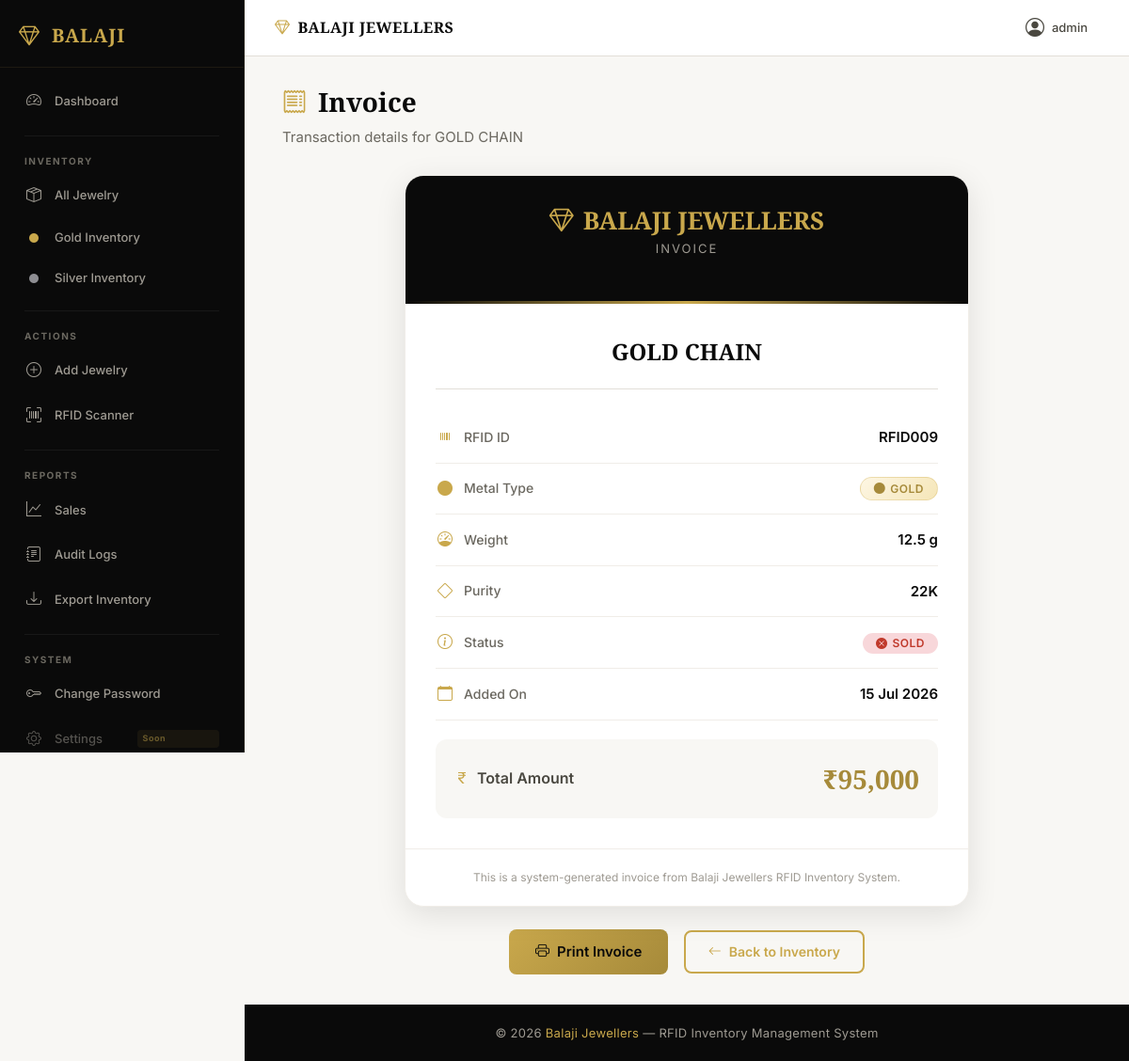
Page /bill/4 (signed in) on the committed database.
### app.py (models this page shows)
class Admin(UserMixin, db.Model):
    id = db.Column(db.Integer, primary_key=True)
    username = db.Column(db.String(100), unique=True, nullable=False)
    password = db.Column(db.String(255), nullable=False)

class Jewelry(db.Model):
    id = db.Column(db.Integer, primary_key=True)
    rfid_id = db.Column(db.String(100), unique=True)
    ornament_name = db.Column(db.String(100))
    weight = db.Column(db.Float)
    purity = db.Column(db.String(20))
    price = db.Column(db.Float)
    status = db.Column(db.String(20))
    metal_type = db.Column(db.String(20), default="Gold")
    created_at = db.Column(db.DateTime, default=datetime.utcnow)
    updated_at = db.Column(db.DateTime, default=datetime.utcnow, onupdate=datetime.utcnow)

### app.py (the view)
@app.route("/bill/<int:id>")
@login_required
def bill(id):
    item = db.session.get(Jewelry, id)
    if not item:
        flash("Item not found.", "error")
        return redirect("/inventory")
    return render_template("bill.html", item=item)

### app.py (called while the page is built)
@login_manager.user_loader
def load_user(user_id):
    return db.session.get(Admin, int(user_id))

### templates/bill.html
{% extends 'base.html' %}
{% block content %}
<div class="page-header animate-fade-in">
    <h1><i class="bi bi-receipt"></i> Invoice</h1>
    <p>Transaction details for {{ item.ornament_name }}</p>
</div>
<div class="invoice-card animate-fade-in-delay-1">
    <div class="invoice-header">
        <h1><i class="bi bi-gem"></i> BALAJI JEWELLERS</h1>
        <p>Invoice</p>
    </div>
    <div class="invoice-body">
        <div class="invoice-item-name">{{ item.ornament_name }}</div>
        <div class="invoice-row">
            <span class="invoice-row-label"><i class="bi bi-upc"></i> RFID ID</span>
            <span class="invoice-row-value">{{ item.rfid_id }}</span>
        </div>
        <div class="invoice-row">
            <span class="invoice-row-label"><i class="bi bi-circle-fill {% if item.metal_type == 'Gold' %}text-gold{% else %}text-silver{% endif %}"></i> Metal Type</span>
            <span class="invoice-row-value">
                {% if item.metal_type == "Gold" %}
                <span class="badge badge-gold"><i class="bi bi-circle-fill"></i> Gold</span>
                {% else %}
                <span class="badge badge-silver"><i class="bi bi-circle-fill"></i> Silver</span>
                {% endif %}
            </span>
        </div>
        <div class="invoice-row">
            <span class="invoice-row-label"><i class="bi bi-speedometer"></i> Weight</span>
            <span class="invoice-row-value">{{ item.weight }} g</span>
        </div>
        <div class="invoice-row">
            <span class="invoice-row-label"><i class="bi bi-diamond"></i> Purity</span>
            <span class="invoice-row-value">{{ item.purity }}</span>
        </div>
        <div class="invoice-row">
            <span class="invoice-row-label"><i class="bi bi-info-circle"></i> Status</span>
            <span class="invoice-row-value">
                {% if item.status == "Available" %}
                <span class="badge badge-available"><i class="bi bi-check-circle-fill"></i> Available</span>
                {% else %}
                <span class="badge badge-sold"><i class="bi bi-x-circle-fill"></i> Sold</span>
                {% endif %}
            </span>
        </div>
        {% if item.created_at %}
        <div class="invoice-row">
            <span class="invoice-row-label"><i class="bi bi-calendar"></i> Added On</span>
            <span class="invoice-row-value">{{ item.created_at.strftime('%d %b %Y') }}</span>
        </div>
        {% endif %}
        <div class="invoice-total">
            <span class="invoice-total-label"><i class="bi bi-currency-rupee"></i> Total Amount</span>
            <span class="invoice-total-value">&#8377;{{ "{:,.0f}".format(item.price) }}</span>
        </div>
    </div>
    <div class="invoice-footer">
        This is a system-generated invoice from Balaji Jewellers RFID Inventory System.
    </div>
</div>
<div style="text-align:center; margin-top:24px;">
    <button class="btn-gold" onclick="window.print()" style="display:inline-flex;gap:8px;">
        <i class="bi bi-printer"></i> Print Invoice
    </button>
    <a href="/inventory" class="btn-outline-gold" style="display:inline-flex;gap:8px;margin-left:12px;">
        <i class="bi bi-arrow-left"></i> Back to Inventory
    </a>
</div>
{% endblock %}

### templates/base.html (shortened to what this page needs)
<!DOCTYPE html>
<html lang="en">
<head>
    <link href="https://cdn.jsdelivr.net/npm/bootstrap@5.3.3/dist/css/bootstrap.min.css" rel="stylesheet">
    <link href="https://cdn.jsdelivr.net/npm/bootstrap-icons@1.11.3/font/bootstrap-icons.min.css" rel="stylesheet">
    <link rel="stylesheet" href="{{ url_for('static', filename='css/style.css') }}">
</head>
<body>
    <aside class="sidebar" id="sidebar">
        <div class="sidebar-brand">
            <a href="/" class="sidebar-logo">
                <i class="bi bi-gem"></i>
                <span>BALAJI</span>
            </a>
        </div>
        <nav class="sidebar-nav">
            <a href="/" class="sidebar-link {% if request.endpoint == 'home' %}active{% endif %}">
                <i class="bi bi-speedometer2"></i>
                <span>Dashboard</span>
            </a>
            <div class="sidebar-divider"></div>
            <div class="sidebar-label">INVENTORY</div>
            <a href="/inventory" class="sidebar-link {% if request.endpoint == 'inventory' and not request.args.get('metal') %}active{% endif %}">
                <i class="bi bi-box-seam"></i>
                <span>All Jewelry</span>
            </a>
            <a href="/inventory/gold" class="sidebar-link {% if request.args.get('metal') == 'Gold' %}active{% endif %}">
                <i class="bi bi-circle-fill" style="color:var(--gold);font-size:10px;"></i>
                <span>Gold Inventory</span>
            </a>
            <a href="/inventory/silver" class="sidebar-link {% if request.args.get('metal') == 'Silver' %}active{% endif %}">
                <i class="bi bi-circle-fill" style="color:var(--silver);font-size:10px;"></i>
                <span>Silver Inventory</span>
            </a>
            <div class="sidebar-divider"></div>
            <div class="sidebar-label">ACTIONS</div>
            <a href="/add" class="sidebar-link {% if request.endpoint == 'add_jewelry' %}active{% endif %}">
                <i class="bi bi-plus-circle"></i>
                <span>Add Jewelry</span>
            </a>
            <a href="/scan" class="sidebar-link {% if request.endpoint == 'scan' %}active{% endif %}">
                <i class="bi bi-upc-scan"></i>
                <span>RFID Scanner</span>
            </a>
            <div class="sidebar-divider"></div>
            <div class="sidebar-label">REPORTS</div>
            <a href="/sales" class="sidebar-link {% if request.endpoint == 'sales_history' %}active{% endif %}">
                <i class="bi bi-graph-up"></i>
                <span>Sales</span>
            </a>
            <a href="/audit" class="sidebar-link {% if request.endpoint == 'audit_log' %}active{% endif %}">
                <i class="bi bi-journal-text"></i>
                <span>Audit Logs</span>
            </a>
            <a href="/export/csv" class="sidebar-link" onclick="return true;">
                <i class="bi bi-download"></i>
                <span>Export Inventory</span>
            </a>
            <div class="sidebar-divider"></div>
            <div class="sidebar-label">SYSTEM</div>
            <a href="/change-password" class="sidebar-link {% if request.endpoint == 'change_password' %}active{% endif %}">
                <i class="bi bi-key"></i>
                <span>Change Password</span>
            </a>
            <a href="#" class="sidebar-link sidebar-placeholder" title="Coming Soon">
                <i class="bi bi-gear"></i>
                <span>Settings</span>
                <span class="sidebar-badge">Soon</span>
            </a>
        </nav>
    </aside>
    <header class="topbar" id="topbar">
        <div class="topbar-left">
            <a href="/" class="topbar-brand">
                <i class="bi bi-gem"></i>
                <span>BALAJI JEWELLERS</span>
            </a>
        </div>
        <div class="topbar-right">
            <a href="/change-password" class="topbar-user" title="Change Password">
                <i class="bi bi-person-circle"></i>
                <span>{{ current_user.username }}</span>
            </a>
        </div>
    </header>
    <main class="content" id="content">
        {% block content %}
        {% endblock %}
    </main>
    <footer class="footer footer-sidebar">
        &copy; 2026 <span>Balaji Jewellers</span> &mdash; RFID Inventory Management System
    </footer>
</body>
</html>

### rows in the picture
Admin: username "admin"
Jewelry: ornament_name "GOLD CHAIN", rfid_id "RFID009", weight "12.5", purity "22K", created_at "15 Jul 2026", price "95,000"
